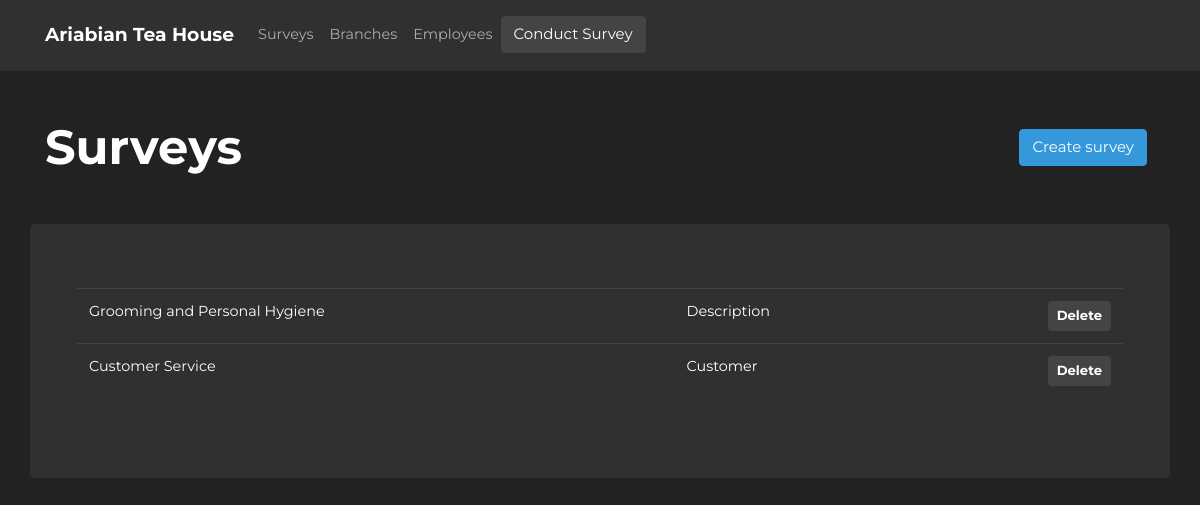
Screenshot of /surveys/ with the database file from the repository.
### athsurveyapp/models/models.py (models this page shows, shortened)
class Survey(db.Model):
    __tablename__ = "survey"
    id = db.Column(db.Integer, primary_key=True)
    name = db.Column(db.String(255), nullable=False)
    description = db.Column(db.String(64), nullable=False)
    date_created = db.Column(db.DateTime(timezone=True), server_default=func.now())
    last_updated = db.Column(db.DateTime(timezone=True), onupdate=func.now())
    question_types = db.relationship("QuestionType", backref="survey", cascade="all, delete-orphan")

### athsurveyapp/blueprints/survey/views.py (the view)
@survey_page.route("/", methods=["GET"])
def survey_index():
    surveys = Survey.query.all()
    return render_template("surveys.html", surveys=surveys)

### athsurveyapp/blueprints/survey/templates/surveys.html (shortened to what this page needs)
{% extends 'layouts/base.html' %} {% block title %}ATH - Survey{% endblock %}  {%
block body %}
<div class="container">
  <div class="row justify-content-center align-items-center">
    <div class="col-6">
      <h1 class="m-0 font-weight-bold">Surveys</h1>
    </div>
    <div class="col-6">
      <a
        href="{{url_for('survey_page.create_survey')}}"
        class="btn btn-info float-right mr-2"
        >Create survey</a
      >
    </div>
  </div>
  <div class="row mt-5 jumbotron">
    <div class="col-12">
      {% if surveys %}
      <table class="table table-hover">
        <tbody>
          {% for survey in surveys %}
          <tr
            class="clickable-row"
            data-href="{{ survey.id }}"
            data-surveyid="{{survey.id}}"
          >
            <td>{{ survey.name }}</td>
            <td>{{ survey.description }}</td>
            <td>
              <button
                class="
                  btn btn-secondary btn-sm
                  font-weight-bold
                  float-right
                  delete-survey-modal
                "
                data-toggle="modal"
                data-target="#deleteSurveyFormModal"
              >
                Delete
              </button>
            </td>
          </tr>
          {% endfor %}
        </tbody>
      </table>
      {%else%}
      <p class="font-weight-bold text-muted text-center m-0">No surveys</p>
      {% endif %}
    </div>
  </div>
</div>
{% endblock %}

### athsurveyapp/static/styles/main.css (style rules this page uses)
html { position: relative; min-height: 100%; }
body { font-family: "Montserrat", sans-serif; font-size: 0.9rem; }
.clickable-row { cursor: pointer; }

### rows the page displays
Survey: name "Grooming and Personal Hygiene", description "Description"
Survey: name "Customer Service", description "Customer"
